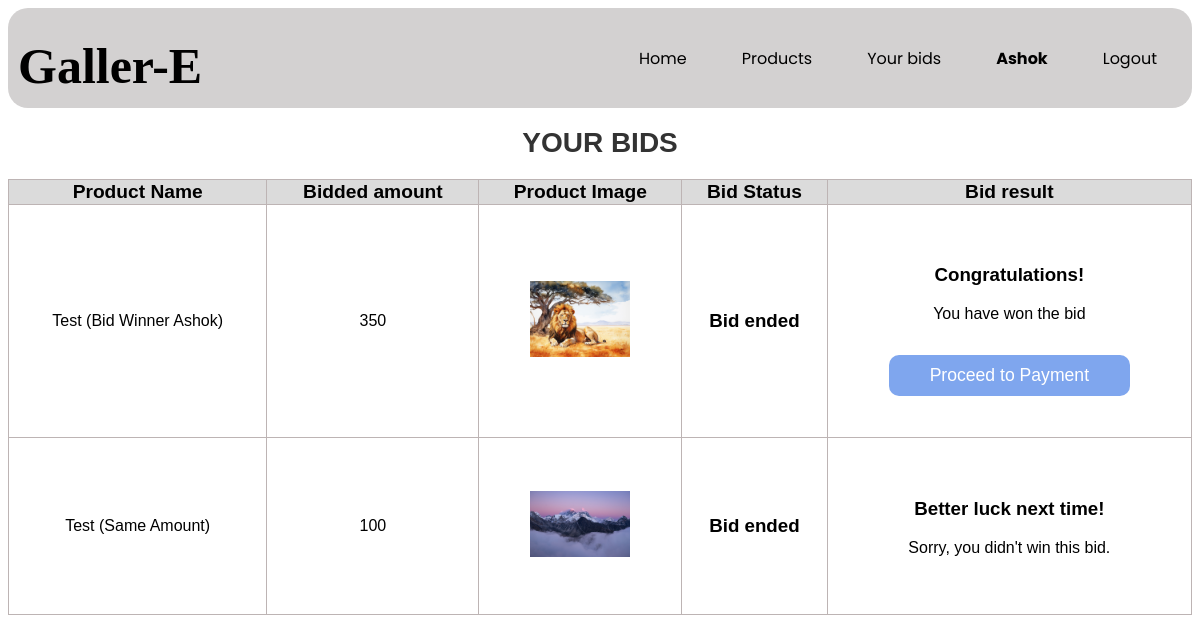
The app's page /components/8yourbids.php (signed in) with its own data.
### tables this page shows
CREATE TABLE `bids` (
  `bid_id` int(11) NOT NULL,
  `product_id` int(11) NOT NULL,
  `user_id` int(11) NOT NULL,
  `bid_amount` int(11) NOT NULL,
  `bid_time` date NOT NULL,
  `bid_status` varchar(200) NOT NULL
);

CREATE TABLE `products` (
  `product_id` int(11) NOT NULL,
  `username` varchar(100) NOT NULL,
  `product_name` varchar(200) NOT NULL,
  `category` varchar(100) NOT NULL,
  `description` text NOT NULL,
  `start_bid` float NOT NULL,
  `regular_price` float NOT NULL,
  `Bid_end` datetime NOT NULL,
  `P_image` varchar(100) NOT NULL,
  `user_id` int(11) NOT NULL,
  `product_status` varchar(100) NOT NULL
);

### components/8yourbids.php (the view, shortened to what this page needs)
<?php
include 'db_connect.php';
?>
<!DOCTYPE html>
<html>
  <head>
    <link rel="stylesheet" href="../css/8yourbids.css" />
  </head>
  <body oncontextmenu=" return disableRightClick();">
<?php
if ($_SESSION["usertype"]==0) {
    require_once "../components/0nav.php";
}else {
    require_once "../components/0adminnav.php";
}
?>
   <?php
if(isset($_SESSION['userid']) && !empty($_SESSION['userid'])) {
  $userid = $_SESSION['userid'];
}
$query = "SELECT b.*,p.*
FROM bids b
INNER JOIN products p
ON b.product_id = p.product_id
where b.user_id = $userid
AND p.product_status = 'ACTIVE';
";
$result = $conn->query($query);
 ?>
   <table>
      <div class="content">
        <h1>YOUR BIDS</h1>
      </div>
      <div class="content">
          <tr>
            <th>Product Name</th>
            <th>Bidded amount</th>
            <th>Product Image</th>
            <th>Bid Status</th>
            <th>Bid result</th>
          </tr>
          <?php foreach($result as $r){ ?>
        <tr>
         <td><?php echo $r['product_name']; ?></td>
         <td><?php echo $r['bid_amount']; ?></td>
        <div class="item_product">
         <td class="imgCell">
        <img src="../<?php echo $r['P_image']; ?>" alt="Image">
        </td>
          </div>
        <td>
            <?php
          $currentdate=date("Y-m-d");
            if ($currentdate >= $r['Bid_end']) {
               echo"<h3>Bid ended</h3>";
            }else {
               echo"<h3>On going</h3>";
            }
            ?>
        </td>
         <td>
         <?php
          $currentdate=date("Y-m-d");
            if ($currentdate >= $r['Bid_end']) { ?>
         <?php
         require "bidresult.php";
            }else {
              ?>
              <h3>Results will be shown after bid has ended.</h3>
            <?php
            }
            ?>
        </td>
  </tr>
  <?php } ?>
      </div>
    </table>
  </body>
</html>

### components/bidresult.php (shortened to what this page needs)
<?php
$id = $r["product_id"];
$sql = "SELECT login_data.username, MAX(bids.bid_amount) AS highest_bid
        FROM login_data
        JOIN bids ON login_data.user_id = bids.user_id
        WHERE bids.product_id = $id
        GROUP BY login_data.username
        ORDER BY highest_bid DESC
        LIMIT 1";
$result = $conn->query($sql);
if ($result->num_rows > 0) {
    echo "<div class='bid-result'>";
    while($row = $result->fetch_assoc()) {
        if ($_SESSION["username"] == $row["username"]) {
            ?>
            <div class="success-message">
                <h3>Congratulations!</h3>
                <p>You have won the bid</p>
                <button class="pay-button"
                        onclick="proceedToPayment('<?php echo urlencode($r['bid_amount']); ?>', '<?php echo $r['product_id']; ?>')">
                    Proceed to Payment
                </button>
            </div>
            <?php
        } else {
            ?>
            <div class="error-message">
                <h3>Better luck next time!</h3>
                <p>Sorry, you didn't win this bid.</p>
            </div>
            <?php
        }
    }
    echo "</div>";
}
?>

### css/8yourbids.css (style rules this page uses)
body { font-family: Arial, sans-serif; background-color: white; text-align: center; }
h1 { margin-bottom: 20px; font-size: 28px; color: #333; }
table { width: 100%; border-collapse: collapse; margin-bottom: 20px; text-align: center; }
table, th, td { border: 1.9px solid #bdb4b4; }
th { background-color: #dbdbdb; font-size: larger; }
.imgCell img { max-width: 100px; height: auto; }
.bid-result { margin-top: 10px; }
.item_product { display: flex; align-items: center; width: 40px; }
button { font-size: 1.1rem; margin-top: 1rem; padding: 10px 0; border-radius: 10px; outline: none; border: none; width: 75%; background: #7FA6EE; color: #fff; cursor: pointer; }

### components/bidresult.php (style rules this page uses)
.bid-result { margin: 20px 0; padding: 20px; border-radius: 8px; text-align: center; }

### records on screen
bids: product.product_name "Test (Bid Winner Ashok)", bid_amount "350", product.P_image (picture)
bids: product.product_name "Test (Same Amount)", bid_amount "100", product.P_image (picture)

### other values on screen
$_SESSION['username'] "Ashok"
